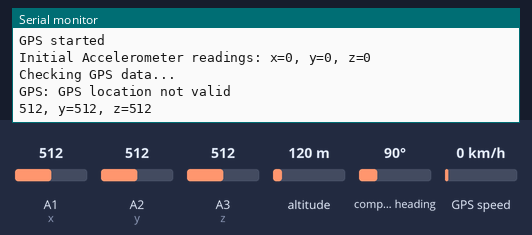
Simulated run of this sketch. Board: Arduino Uno, built with avr-gcc and run on an emulated ATmega328P. Shown: the last lines printed to the serial monitor. The test bench sets the inputs (shaded band); at power-on: A1 (x) = 512, A2 (y) = 512, A3 (z) = 512, altitude 120 m, compass heading 90°, GPS speed 0 km/h. The GPS gets a fix after 3 s at 37.7749, -122.4194 with 8 satellites; the modem accepts every AT command (registered, SIM ready, sends succeed) and sends nothing else.

Above: at 2.2 s.
2.3 s: A1 (x) set to 682
At 3.6 s:
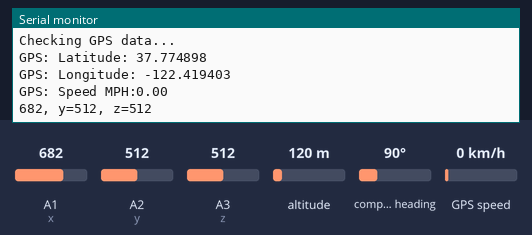
5.1 s: A1 (x) set to 712
At 6.6 s:
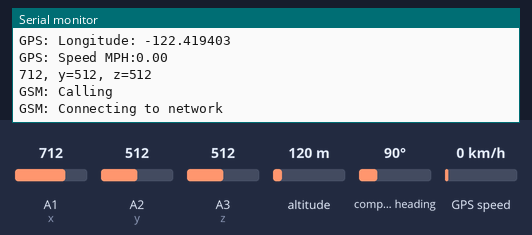

The sketch:

sketch1.ino
```cpp
#include <SoftwareSerial.h>
#include <TinyGPSPlus.h>

SoftwareSerial gsmSerial(2, 3); // RX, TX for GSM
SoftwareSerial gpsSerial(10, 11); // RX, TX for GPS
TinyGPSPlus gps;

// VARIABLES FOR GPS MODULE
float longitude = 0;
float latitude = 0;
String speed = "";


// ACCELEROMETER PINS
#define x A1
#define y A2
#define z A3

// VARIABLES FOR THE ACCELEROMETER
int xsample = 0;
int ysample = 0;
int zsample = 0;


// THRESHOLD FOR THE ACCELEROMETER
#define maxVal 700

void setup() {
  Serial.begin(9600);
  gpsSerial.begin(9600); // Initialize GPS module
  gsmSerial.begin(9600); // Initialize GSM module

  Serial.println("Successfully initialized");
  Serial.println("GPS started");

  Serial.print("Initial Accelerometer readings: x=");
  Serial.print(xsample);
  Serial.print(", y=");
  Serial.print(ysample);
  Serial.print(", z=");
  Serial.println(zsample);
  delay(1000);
}

void loop() {
  // Check if GPS data is available
  while (gpsSerial.available() > 0) {
    gps.encode(gpsSerial.read());
  }

  Serial.println("Checking GPS data...");
  if (gps.location.isValid()) {
    Serial.print("GPS: Latitude: ");
    Serial.println(gps.location.lat(), 6);  // Display latitude with 6 decimal places
    Serial.print("GPS: Longitude: ");
    Serial.println(gps.location.lng(), 6);  // Display longitude with 6 decimal places
    Serial.print("GPS: Speed MPH:");
    Serial.println(gps.speed.mph());
  } else {
    Serial.println("GPS: GPS location not valid");
  }

  int value1 = analogRead(x);
  int value2 = analogRead(y);
  int value3 = analogRead(z);
  Serial.print(value1);
  Serial.print(", y=");
  Serial.print(value2);
  Serial.print(", z=");
  Serial.println(value3);
  delay(1000);

  // Condition for accident detection
  if (value1 > maxVal || value2 > maxVal || value3 > maxVal) {
    // Calling
    Serial.println("GSM: Calling");
    Serial.println("GSM: Connecting to network");
    delay(2000);
    Serial.println("GSM: Should be connected to network by now");
    gsmSerial.print("ATD+21366979299;\r");
    Serial.println("GSM: Dialing");
    delay(10000); // Give it time to connect
    gsmSerial.print("ATH\r"); // And disconnect
    Serial.println("GSM: Disconnect");

    // Sending a message
    gsmSerial.print("Accident Detected; ");
    gsmSerial.print("Location; ");
    gsmSerial.print("Latitude - ");
    gsmSerial.print(gps.location.lat(), 6);
    gsmSerial.print(" Longitude - ");
    gsmSerial.print(gps.location.lng(), 6);
    gsmSerial.print("http://maps.google.com/maps?&z=15&mrt=yp&t=k&q=");
    gsmSerial.print(gps.location.lat(), 6);
    gsmSerial.print("+");
    gsmSerial.println(gps.location.lng(), 6);
    gsmSerial.write(26);

  }

  delay(1000);
}
```

Measured:
- the behaviour switches between 700 and 701 on A1 (x) (found by bisection; images 1 and 2)
- after the input at 2.3 s, the serial monitor: prints a new line after 0.88 s (image 1)
- after the input at 5.1 s, the serial monitor: prints a new line after 0.17 s (image 2)
